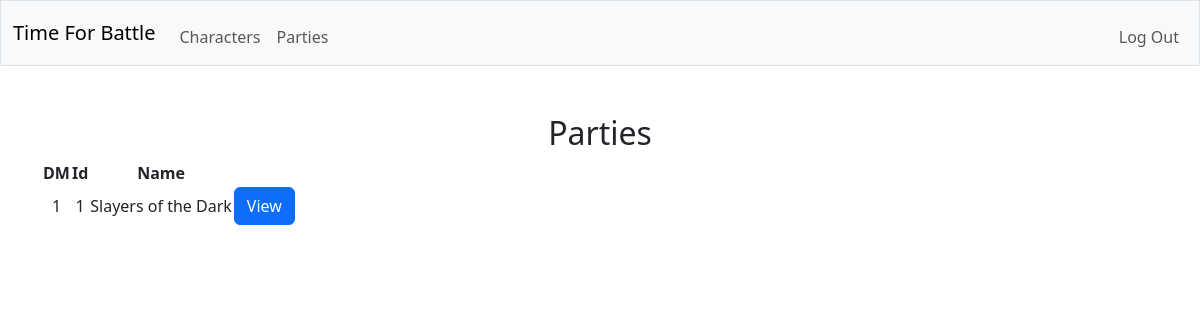
/party_list (signed in), run on an earlier commit of the app's database.
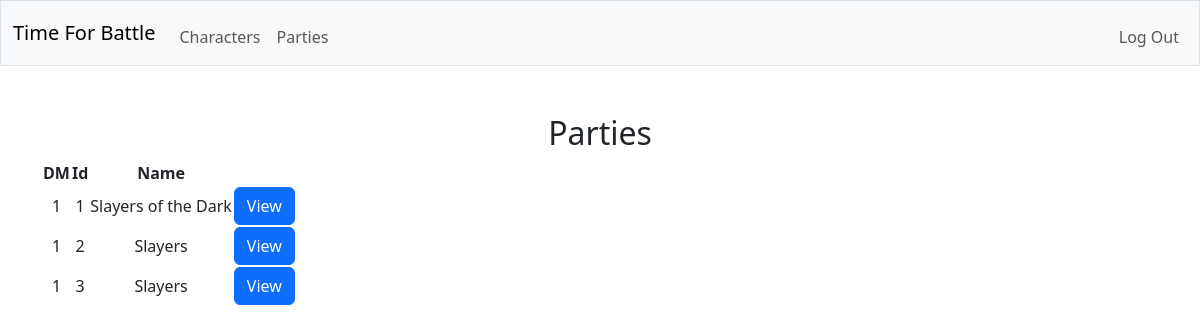
And on a later commit of the database.
### tables this page shows
CREATE TABLE parties (id INTEGER PRIMARY KEY AUTOINCREMENT NOT NULL, dm_id INTEGER NOT NULL, name TEXT NOT NULL, FOREIGN KEY (dm_id) REFERENCES users(id));

### app.py (the view)
@app.route("/party_list")
@login_required
def party_list():
    with sqlite3.connect(database) as conn:
        conn.row_factory = sqlite3.Row
        cur = conn.cursor()
        cur.execute(
            "SELECT * FROM parties"
        )
        parties = [dict(row) for row in cur.fetchall()]
    return render_template("party_list.html", parties=parties)

### helpers.py (called while the page is built)
def login_required(f):
    @wraps(f)
    def decorated_function(*args, **kwargs):
        if session.get("user_id") is None:
            return redirect("/login")
        return f(*args, **kwargs)
    return decorated_function

### templates/party_list.html (shortened to what this page needs)
{% extends "layout.html" %}
{% block main %}
    <h2>Parties</h2>
    <table>
        <thead>
            <tr>
                <th>DM</th>
                <th>Id</th>
                <th>Name</th>
            </tr>
        </thead>
        <tbody>
            {% for party in parties %}
                <tr>
                    <td>{{ party.dm_id }}</td>
                    <td>{{ party.id }}</td>
                    <td>{{ party.name }}</td>
                    <td>
                        <form action="/party/{{ party.id }}" method="get">
                            <button class="btn btn-primary" type="submit">View</button>
                        </form>
                    </td>
                </tr>
            {% endfor %}
        </tbody>
    </table>
{% endblock %}

What changed in the data, as far as the page shows it:
added parties: dm_id "1", id "2", name "Slayers"
added parties: dm_id "1", id "3", name "Slayers"
